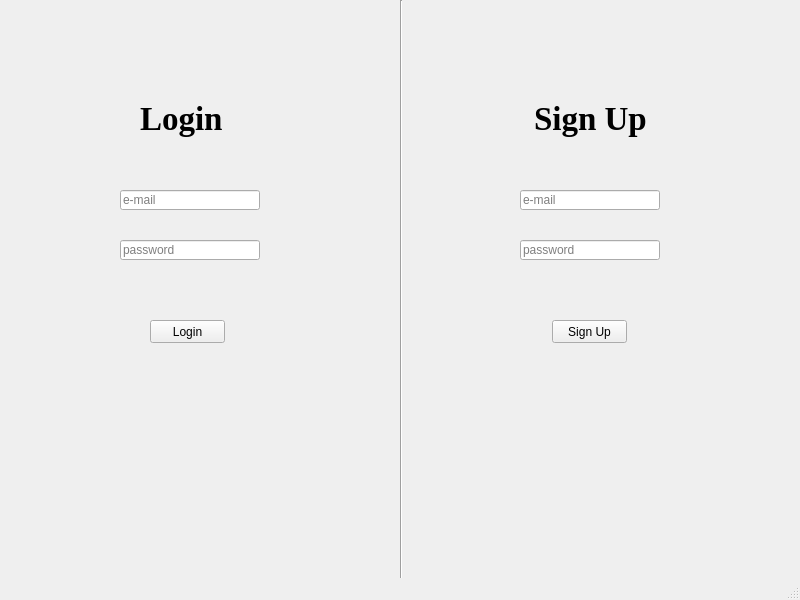
<?xml version="1.0" encoding="UTF-8"?>
<ui version="4.0">
 <class>VistaAccesso</class>
 <widget class="QMainWindow" name="VistaAccesso">
  <property name="geometry">
   <rect>
    <x>0</x>
    <y>0</y>
    <width>800</width>
    <height>600</height>
   </rect>
  </property>
  <property name="sizePolicy">
   <sizepolicy hsizetype="Preferred" vsizetype="Preferred">
    <horstretch>0</horstretch>
    <verstretch>0</verstretch>
   </sizepolicy>
  </property>
  <property name="windowTitle">
   <string>MainWindow</string>
  </property>
  <widget class="QWidget" name="centralwidget">
   <widget class="Line" name="line">
    <property name="geometry">
     <rect>
      <x>398</x>
      <y>0</y>
      <width>6</width>
      <height>600</height>
     </rect>
    </property>
    <property name="orientation">
     <enum>Qt::Vertical</enum>
    </property>
   </widget>
   <widget class="QLabel" name="label_1">
    <property name="geometry">
     <rect>
      <x>140</x>
      <y>100</y>
      <width>83</width>
      <height>37</height>
     </rect>
    </property>
    <property name="sizePolicy">
     <sizepolicy hsizetype="Preferred" vsizetype="Preferred">
      <horstretch>0</horstretch>
      <verstretch>0</verstretch>
     </sizepolicy>
    </property>
    <property name="font">
     <font>
      <family>Times New Roman</family>
      <pointsize>25</pointsize>
      <weight>75</weight>
      <bold>true</bold>
      <kerning>true</kerning>
     </font>
    </property>
    <property name="text">
     <string>Login</string>
    </property>
   </widget>
   <widget class="QLineEdit" name="lineEdit_1">
    <property name="geometry">
     <rect>
      <x>120</x>
      <y>190</y>
      <width>140</width>
      <height>20</height>
     </rect>
    </property>
    <property name="text">
     <string/>
    </property>
    <property name="placeholderText">
     <string>e-mail</string>
    </property>
   </widget>
   <widget class="QLineEdit" name="lineEdit">
    <property name="geometry">
     <rect>
      <x>120</x>
      <y>240</y>
      <width>140</width>
      <height>20</height>
     </rect>
    </property>
    <property name="placeholderText">
     <string>password</string>
    </property>
   </widget>
   <widget class="QPushButton" name="pushButton">
    <property name="geometry">
     <rect>
      <x>150</x>
      <y>320</y>
      <width>75</width>
      <height>23</height>
     </rect>
    </property>
    <property name="text">
     <string>Login</string>
    </property>
   </widget>
   <widget class="QLabel" name="label_2">
    <property name="geometry">
     <rect>
      <x>534</x>
      <y>100</y>
      <width>112</width>
      <height>37</height>
     </rect>
    </property>
    <property name="sizePolicy">
     <sizepolicy hsizetype="Preferred" vsizetype="Preferred">
      <horstretch>0</horstretch>
      <verstretch>0</verstretch>
     </sizepolicy>
    </property>
    <property name="font">
     <font>
      <family>Times New Roman</family>
      <pointsize>25</pointsize>
      <weight>75</weight>
      <bold>true</bold>
      <kerning>true</kerning>
     </font>
    </property>
    <property name="text">
     <string>Sign Up</string>
    </property>
   </widget>
   <widget class="QLineEdit" name="lineEdit_2">
    <property name="geometry">
     <rect>
      <x>520</x>
      <y>190</y>
      <width>140</width>
      <height>20</height>
     </rect>
    </property>
    <property name="text">
     <string/>
    </property>
    <property name="placeholderText">
     <string>e-mail</string>
    </property>
   </widget>
   <widget class="QLineEdit" name="lineEdit_3">
    <property name="geometry">
     <rect>
      <x>520</x>
      <y>240</y>
      <width>140</width>
      <height>20</height>
     </rect>
    </property>
    <property name="placeholderText">
     <string>password</string>
    </property>
   </widget>
   <widget class="QPushButton" name="pushButton_2">
    <property name="geometry">
     <rect>
      <x>552</x>
      <y>320</y>
      <width>75</width>
      <height>23</height>
     </rect>
    </property>
    <property name="text">
     <string>Sign Up</string>
    </property>
   </widget>
  </widget>
  <widget class="QMenuBar" name="menubar">
   <property name="geometry">
    <rect>
     <x>0</x>
     <y>0</y>
     <width>800</width>
     <height>21</height>
    </rect>
   </property>
  </widget>
  <widget class="QStatusBar" name="statusbar"/>
 </widget>
 <resources/>
 <connections/>
</ui>
